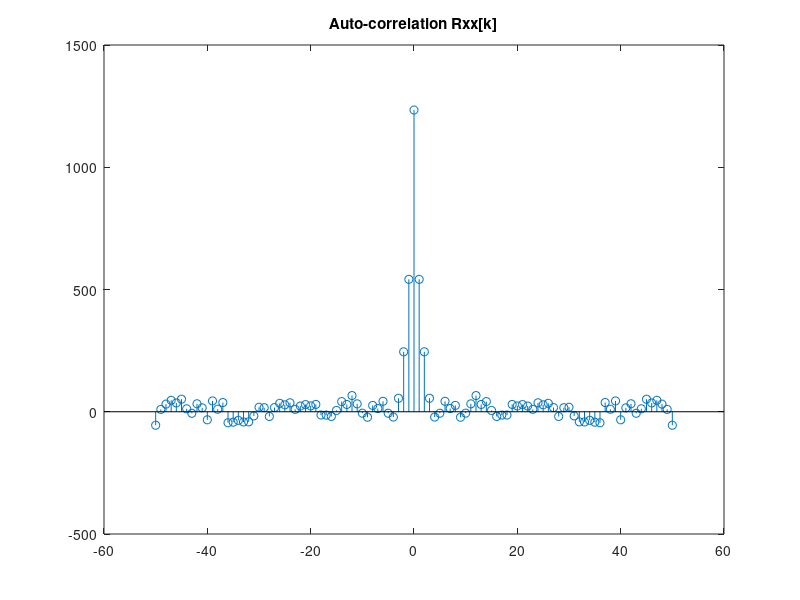
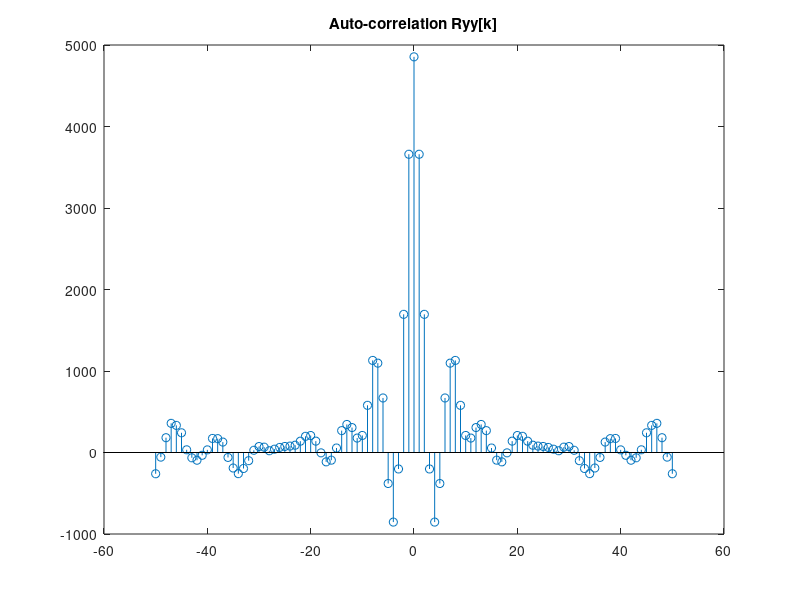
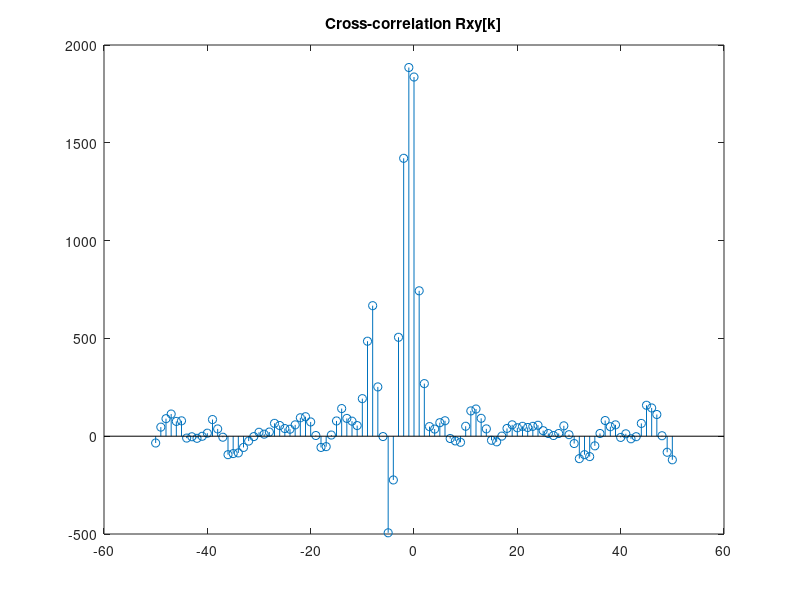
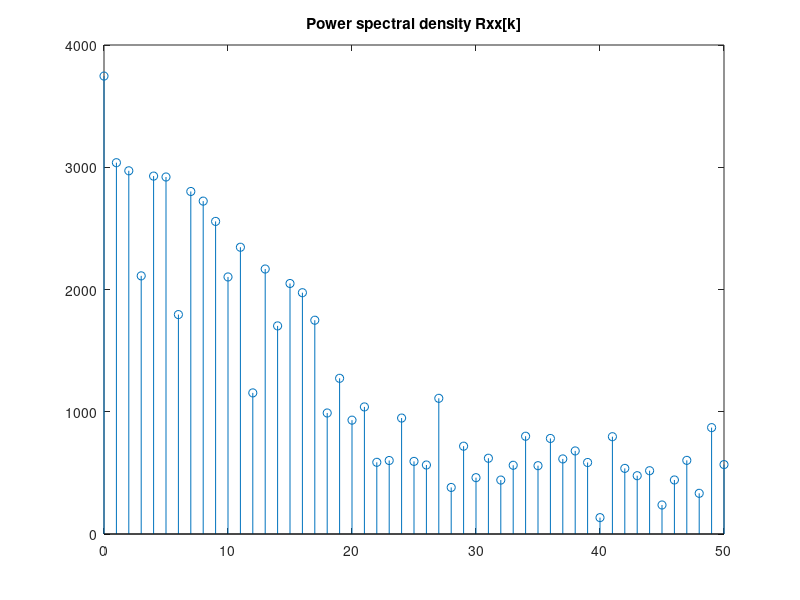

Source code (MATLAB) for these figures, in order:
input_output = importdata("input_output.mat");

x = input_output.x;
y = input_output.y;

lag = 50;
lag_plot = -lag:lag;

max_M = 20;

Rxx = xcorr(x, lag);
Ryy = xcorr(y, lag);
Rxy = xcorr(x, y, lag);

figure(1)
stem(lag_plot,Rxx)
title("Auto-correlation Rxx[k]")
figure(2)
stem(lag_plot,Ryy)
title("Auto-correlation Ryy[k]")
figure(3)
stem(lag_plot,Rxy)
title("Cross-correlation Rxy[k]")

fftRxx = fftshift(fft(Rxx));
fftRyy = fftshift(fft(Ryy));
fftRxy = fftshift(fft(Rxy));

figure(4)
stem(lag_plot(lag+1:end),abs(fftRxx(lag+1:end)))
title("Power spectral density Rxx[k]")
figure(5)
stem(lag_plot(lag+1:end),abs(fftRyy(lag+1:end)))
title("Power spectral density Ryy[k]")

Ryx = xcorr(y, x, lag);

figure(9)
stem(lag_plot,Ryx)
title("Cross-correlation Ryx[k]")


MSE = zeros(1, max_M-1);

for M = 2:max_M
    Rxx_m = toeplitz(Rxx(lag+1:lag+1+M)); % As the function in matlab gives both sides we need to skip to lag 50 to be at 1
    Ryx_v = Ryx(lag+1:lag+M+1);

    h_est = Rxx_m \ Ryx_v;

    y_est = filter(h_est, 1, x)
    
    MSE(M-1) = immse(y_est, y)
end 

plot_M = 2:max_M
figure(6)
plot(plot_M,MSE)
title('M vs MSE')